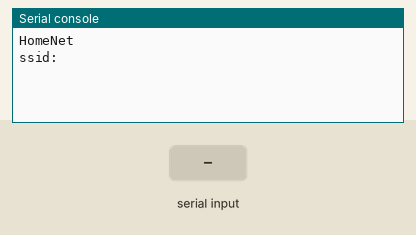
Simulated run of this program. Board: Pycom board running MicroPython. Shown: the last lines printed to the serial console. The test bench sets the inputs (shaded band). WiFi joins after 1.5 s; a WiFi scan finds one network, HomeNet. At 6.3 s the program stops and its outputs stay as they are.

Above: at 3.2 s.
3.3 s: "1" typed at the serial console, then Enter
At 4.4 s:
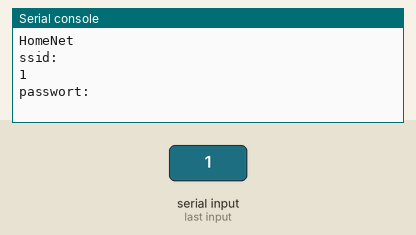
4.8 s: "0" typed at the serial console, then Enter
At 5.6 s:
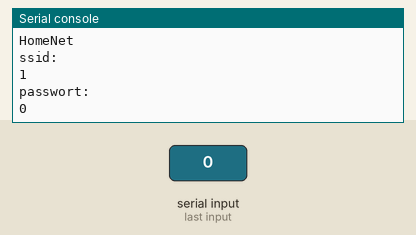

The program:

wlan.py
```python
import network
import time


wlan = network.WLAN(mode=network.WLAN.STA)
for n in wlan.scan():
    print(n.ssid)

ssid = input("ssid: ")
password = input("passwort: ")
wlan.connect(ssid, auth=(network.WLAN.WPA2, password))
while not wlan.isconnected():
    time.sleep_ms(50)
print(wlan.ifconfig())
```

Measured:
- after the input at 3.3 s, the serial console: prints a new line at once (image 1)
- after the input at 4.8 s, the serial console: prints a new line at once (image 2)
